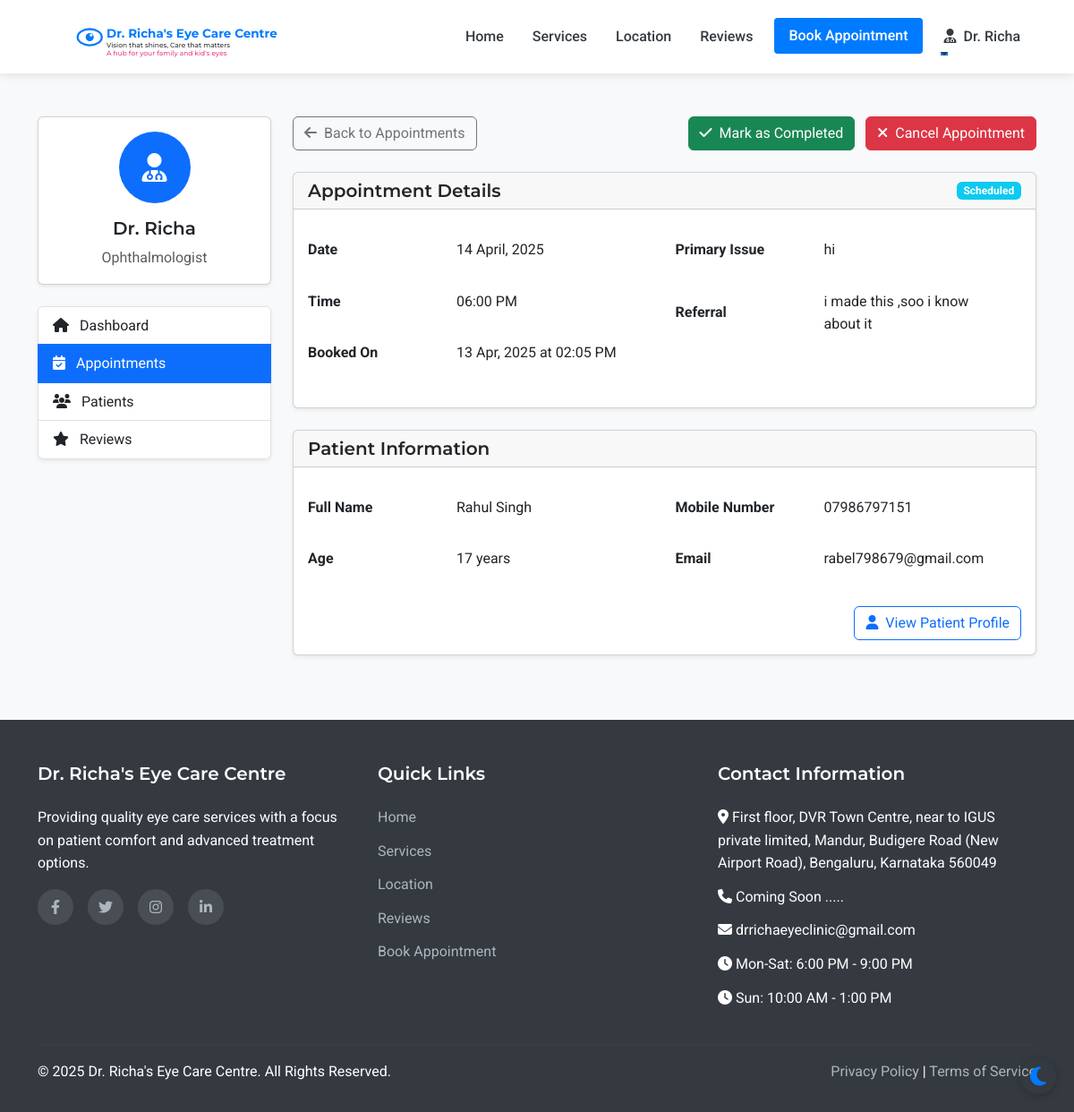
/admin/appointment/1 (signed in), run on the app's committed database.
### models.py (models this page shows, shortened)
class Appointment(db.Model):
    id = db.Column(db.Integer, primary_key=True)
    patient_id = db.Column(db.Integer, db.ForeignKey('patient.id'), nullable=False)
    appointment_date = db.Column(db.Date, nullable=False)
    appointment_time = db.Column(db.Time, nullable=False)
    primary_issue = db.Column(db.Text, nullable=True)
    referral_info = db.Column(db.String(255), nullable=True)
    status = db.Column(db.String(20), default='scheduled')  # scheduled, completed, cancelled
    created_at = db.Column(db.DateTime, default=datetime.utcnow)
    consultation_fee = db.Column(db.Float, nullable=False, default=500.0)
    payment_status = db.Column(db.String(20), default='pending')  # pending, paid

class Patient(UserMixin, db.Model):
    id = db.Column(db.Integer, primary_key=True)
    full_name = db.Column(db.String(100), nullable=False)
    mobile_number = db.Column(db.String(15), nullable=False)
    email = db.Column(db.String(100), nullable=True)
    age = db.Column(db.Integer, nullable=False)
    password_hash = db.Column(db.String(256), nullable=True)
    is_registered = db.Column(db.Boolean, default=False)
    created_at = db.Column(db.DateTime, nullable=False, default=datetime.utcnow)
    appointments = db.relationship('Appointment', backref='patient', lazy=True)

### routes.py (the view, shortened to what this page needs)
@app.route('/admin/appointment/<int:appointment_id>', methods=['GET', 'POST'])
@login_required
def admin_appointment_view(appointment_id):
    if not (isinstance(current_user, Admin) or isinstance(current_user, Assistant)):
        flash('Access denied. Staff privileges required.', 'danger')
        return redirect(url_for('index'))
    appointment = Appointment.query.get_or_404(appointment_id)
    medical_record = MedicalRecord.query.filter_by(appointment_id=appointment_id).first()
    has_medical_record = medical_record is not None
    return render_template('admin/appointment_view.html',
                           appointment=appointment,
                           medical_record=medical_record,
                           has_medical_record=has_medical_record)

### app.py (called while the page is built)
@login_manager.user_loader
def load_user(user_id):
    from models import Doctor, Assistant, Admin, Patient
    try:
        if user_id.startswith('doctor_'):
            return Doctor.query.get(int(user_id.split('_')[1]))
        elif user_id.startswith('assistant_'):
            return Assistant.query.get(int(user_id.split('_')[1]))
        elif user_id.startswith('admin_'):
            return Admin.query.get(int(user_id.split('_')[1]))
        else:
            return Patient.query.get(int(user_id))
    except (ValueError, AttributeError):
        return None

### routes.py (called while the page is built)
@app.context_processor
def inject_now():
    return {'now': datetime.now()}

### templates/admin/appointment_view.html (shortened to what this page needs)
{% extends 'layout.html' %}
{% block content %}
<section class="py-5 bg-light">
    <div class="container">
        <div class="row">
            <div class="col-lg-3 mb-4">
                <div class="card shadow-sm mb-4">
                    <div class="card-body text-center">
                        <div class="avatar-circle bg-primary text-white mb-3">
                            <i class="fas fa-user-md fa-2x"></i>
                        </div>
                        <h5 class="card-title">Dr. Richa</h5>
                        <p class="card-text text-muted">Ophthalmologist</p>
                    </div>
                </div>
                <div class="list-group shadow-sm">
                    <a href="{{ url_for('admin_dashboard') }}" class="list-group-item list-group-item-action">
                        <i class="fas fa-home me-2"></i> Dashboard
                    </a>
                    <a href="{{ url_for('admin_appointments') }}" class="list-group-item list-group-item-action active">
                        <i class="fas fa-calendar-check me-2"></i> Appointments
                    </a>
                    <a href="{{ url_for('admin_patients') }}" class="list-group-item list-group-item-action">
                        <i class="fas fa-users me-2"></i> Patients
                    </a>
                    <a href="{{ url_for('admin_reviews') }}" class="list-group-item list-group-item-action">
                        <i class="fas fa-star me-2"></i> Reviews
                    </a>
                </div>
            </div>
            <div class="col-lg-9">
                <div class="d-flex justify-content-between align-items-center mb-4">
                    <a href="{{ url_for('admin_appointments') }}" class="btn btn-outline-secondary">
                        <i class="fas fa-arrow-left me-1"></i> Back to Appointments
                    </a>
                    <div>
                        {% if appointment.status == 'scheduled' %}
                            <form method="POST" action="{{ url_for('admin_appointment_view', appointment_id=appointment.id) }}" class="d-inline">
                                <button type="submit" class="btn btn-success me-2">
                                    <i class="fas fa-check me-1"></i> Mark as Completed
                                </button>
                            </form>
                            <form method="POST" action="{{ url_for('admin_appointment_view', appointment_id=appointment.id) }}" class="d-inline">
                                <button type="submit" class="btn btn-danger">
                                    <i class="fas fa-times me-1"></i> Cancel Appointment
                                </button>
                            </form>
                        {% endif %}
                    </div>
                </div>
                <div class="card shadow-sm mb-4">
                    <div class="card-header d-flex justify-content-between align-items-center">
                        <h5 class="mb-0">Appointment Details</h5>
                        <span class="badge {% if appointment.status == 'scheduled' %}bg-info{% elif appointment.status == 'completed' %}bg-success{% elif appointment.status == 'cancelled' %}bg-danger{% endif %}">
                            {{ appointment.status|title }}
                        </span>
                    </div>
                    <div class="card-body">
                        <div class="row">
                            <div class="col-md-6">
                                <table class="table table-borderless">
                                    <tr>
                                        <th class="ps-0" style="width: 150px;">Date</th>
                                        <td>{{ appointment.appointment_date.strftime('%d %B, %Y') }}</td>
                                    </tr>
                                    <tr>
                                        <th class="ps-0">Time</th>
                                        <td>{{ appointment.appointment_time.strftime('%I:%M %p') }}</td>
                                    </tr>
                                    <tr>
                                        <th class="ps-0">Booked On</th>
                                        <td>{{ appointment.created_at.strftime('%d %b, %Y at %I:%M %p') }}</td>
                                    </tr>
                                </table>
                            </div>
                            <div class="col-md-6">
                                <table class="table table-borderless">
                                    <tr>
                                        <th class="ps-0" style="width: 150px;">Primary Issue</th>
                                        <td>{{ appointment.primary_issue or 'Not specified' }}</td>
                                    </tr>
                                    <tr>
                                        <th class="ps-0">Referral</th>
                                        <td>{{ appointment.referral_info or 'None' }}</td>
                                    </tr>
                                </table>
                            </div>
                        </div>
                    </div>
                </div>
                <div class="card shadow-sm mb-4">
                    <div class="card-header">
                        <h5 class="mb-0">Patient Information</h5>
                    </div>
                    <div class="card-body">
                        <div class="row">
                            <div class="col-md-6">
                                <table class="table table-borderless">
                                    <tr>
                                        <th class="ps-0" style="width: 150px;">Full Name</th>
                                        <td>{{ appointment.patient.full_name }}</td>
                                    </tr>
                                    <tr>
                                        <th class="ps-0">Age</th>
                                        <td>{{ appointment.patient.age }} years</td>
                                    </tr>
                                </table>
                            </div>
                            <div class="col-md-6">
                                <table class="table table-borderless">
                                    <tr>
                                        <th class="ps-0" style="width: 150px;">Mobile Number</th>
                                        <td>{{ appointment.patient.mobile_number }}</td>
                                    </tr>
                                    <tr>
                                        <th class="ps-0">Email</th>
                                        <td>{{ appointment.patient.email or 'Not provided' }}</td>
                                    </tr>
                                </table>
                            </div>
                        </div>
                        <div class="d-grid gap-2 d-md-flex justify-content-md-end mt-2">
                            <a href="{{ url_for('admin_patient_view', patient_id=appointment.patient.id) }}" class="btn btn-outline-primary">
                                <i class="fas fa-user me-1"></i> View Patient Profile
                            </a>
                        </div>
                    </div>
                </div>
            </div>
        </div>
    </div>
</section>
{% endblock %}

### static/css/style.css (style rules this page uses)
:root { --primary-color: #007bff; --secondary-color: #6c757d; --accent-color: #17a2b8; --light-color: #f8f9fa; --dark-color: #343a40; --success-color: #28a745; --warning-color: #ffc107; --danger-color: #dc3545; --white: #ffffff; --light-blue: #e6f2ff; --transition: all 0.3s ease; --bg-color: #ffffff; --text-color: #343a40; --card-bg: #ffffff; --border-color: #dee2e6; --footer-bg: #343a40; --footer-text: #ffffff; --hero-overlay: rgba(0, 123, 255, 0.85); }
body { font-family: 'Roboto', sans-serif; color: var(--text-color, var(--dark-color)); line-height: 1.6; background-color: var(--bg-color, var(--white)); transition: background-color 0.3s ease, color 0.3s ease; }
h1, h2, h3, h4, h5, h6 { font-family: 'Montserrat', sans-serif; font-weight: 600; }
.table td, .table th { padding: 1rem; vertical-align: middle; }

### templates/admin/appointment_view.html (style rules this page uses)
.avatar-circle { width: 80px; height: 80px; border-radius: 50%; display: flex; align-items: center; justify-content: center; margin: 0 auto; }

### data on the page
Appointment: status "Scheduled", appointment_date "14 April, 2025", appointment_time "06:00 PM", created_at "13 Apr, 2025 at 02:05 PM", primary_issue "hi", referral_info "i made this ,soo i know about it"
Patient: patient.full_name "Rahul Singh", patient.age "17", patient.mobile_number "07986797151", patient "rabel798679@gmail.com"
